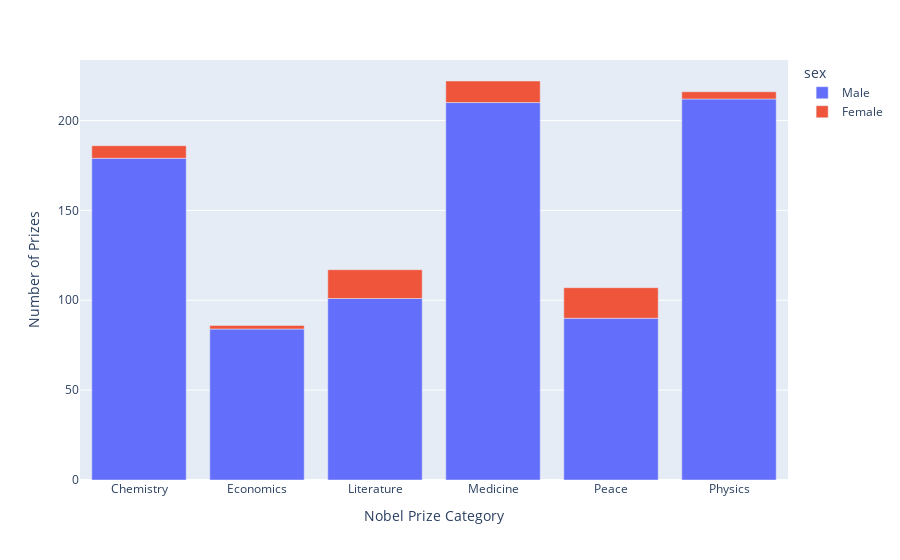

Here is the notebook cell this chart was saved with:
### Code cell
fig = px.bar(m_vs_f_categories, x=m_vs_f_categories["category"], y=m_vs_f_categories["prize"], color=m_vs_f_categories["sex"])

fig.update_layout(xaxis_title='Nobel Prize Category', yaxis_title='Number of Prizes')

fig.show()

### Figure 1 — Plotly figure (JSON) as saved in the notebook; plotly's stock layout.template omitted (floating-point values rounded to 4 significant figures)
{"data": [{"alignmentgroup": "True", "hovertemplate": "sex=Male<br>category=%{x}<br>prize=%{y}<extra></extra>", "legendgroup": "Male", "marker": {"color": "#636efa", "pattern": {"shape": ""}}, "name": "Male", "offsetgroup": "Male", "orientation": "v", "showlegend": true, "textposition": "auto", "type": "bar", "x": ["Chemistry", "Economics", "Literature", "Medicine", "Peace", "Physics"], "xaxis": "x", "y": [179, 84, 101, 210, 90, 212], "yaxis": "y"}, {"alignmentgroup": "True", "hovertemplate": "sex=Female<br>category=%{x}<br>prize=%{y}<extra></extra>", "legendgroup": "Female", "marker": {"color": "#EF553B", "pattern": {"shape": ""}}, "name": "Female", "offsetgroup": "Female", "orientation": "v", "showlegend": true, "textposition": "auto", "type": "bar", "x": ["Chemistry", "Economics", "Literature", "Medicine", "Peace", "Physics"], "xaxis": "x", "y": [7, 2, 16, 12, 17, 4], "yaxis": "y"}], "layout": {"barmode": "relative", "legend": {"title": {"text": "sex"}, "tracegroupgap": 0}, "margin": {"t": 60}, "xaxis": {"anchor": "y", "domain": [0, 1], "title": {"text": "Nobel Prize Category"}}, "yaxis": {"anchor": "x", "domain": [0, 1], "title": {"text": "Number of Prizes"}}}}
